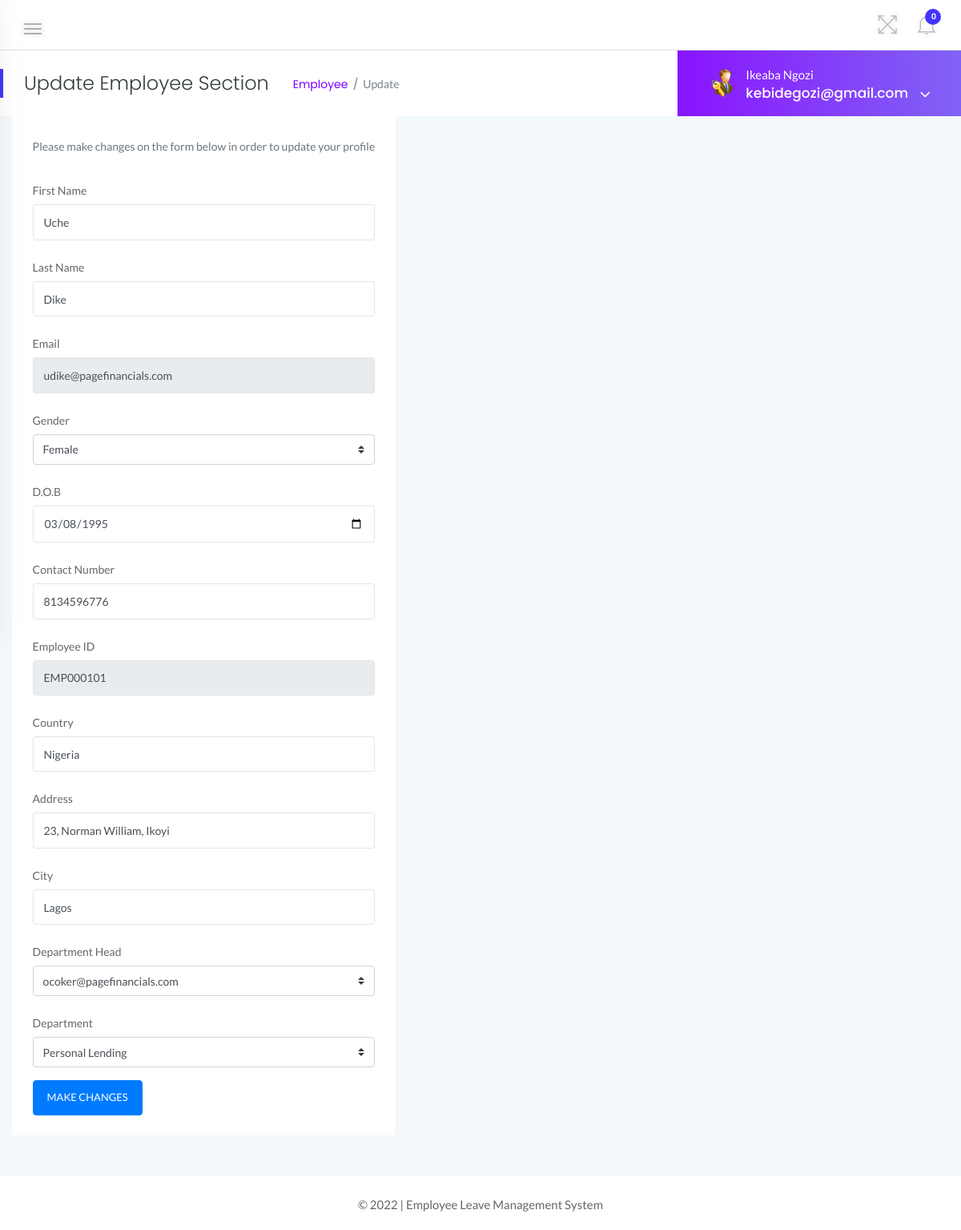
/admin/update-employee.php?empid=1 (signed in), run on the app's committed database.
### tables this page shows
CREATE TABLE `employees` (
  `id` int NOT NULL,
  `EmployeeId` varchar(100) NOT NULL,
  `FirstName` varchar(150) NOT NULL,
  `LastName` varchar(150) NOT NULL,
  `Email` varchar(200) NOT NULL,
  `Password` varchar(180) NOT NULL,
  `Gender` varchar(100) NOT NULL,
  `Dob` varchar(100) NOT NULL,
  `DeptHead` varchar(100) DEFAULT NULL,
  `Department` varchar(255) NOT NULL,
  `Address` varchar(255) NOT NULL,
  `City` varchar(200) NOT NULL,
  `Country` varchar(150) NOT NULL,
  `Phonenumber` char(11) NOT NULL,
  `Status` enum('Active','Deleted','Inactive') NOT NULL DEFAULT 'Active',
  `DateCreated` timestamp NOT NULL DEFAULT CURRENT_TIMESTAMP
);

### admin/update-employee.php (the view, shortened to what this page needs)
<?php
    if(strlen($_SESSION['alogin'])==0){
        Redirect_to('index.php');
    } else {
    ?>
<!doctype html>
<html class="no-js" lang="en">
<head>
    <link rel="stylesheet" href="../assets/css/bootstrap.min.css">
    <link rel="stylesheet" href="../assets/css/font-awesome.min.css">
    <link rel="stylesheet" href="../assets/css/themify-icons.css">
    <link rel="stylesheet" href="../assets/css/metisMenu.css">
    <link rel="stylesheet" href="../assets/css/owl.carousel.min.css">
    <link rel="stylesheet" href="../assets/css/slicknav.min.css">
    <link rel="stylesheet" href="https://www.amcharts.com/lib/3/plugins/export/export.css" type="text/css" media="all" />
    <link rel="stylesheet" href="../assets/css/typography.css">
    <link rel="stylesheet" href="../assets/css/default-css.css">
    <link rel="stylesheet" href="../assets/css/styles.css">
    <link rel="stylesheet" href="../assets/css/responsive.css">
</head>
<body>
    <div class="page-container">
        <div class="main-content">
            <div class="header-area">
                <div class="row align-items-center">
                    <div class="col-md-6 col-sm-8 clearfix">
                        <div class="nav-btn pull-left">
                            <span></span>
                            <span></span>
                            <span></span>
                        </div>
                    </div>
                    <div class="col-md-6 col-sm-4 clearfix">
                        <ul class="notification-area pull-right">
                            <li id="full-view"><i class="ti-fullscreen"></i></li>
                            <?php include '../includes/admin-notification.php'?>
                        </ul>
                    </div>
                </div>
            </div>
            <div class="page-title-area">
                <div class="row align-items-center">
                    <div class="col-sm-6">
                        <div class="breadcrumbs-area clearfix">
                            <h4 class="page-title pull-left">Update Employee Section</h4>
                            <ul class="breadcrumbs pull-left">
                                <li><a href="employees.php">Employee</a></li>
                                <li><span>Update</span></li>
                            </ul>
                        </div>
                    </div>
                    <div class="col-sm-6 clearfix">
                    <?php include 'admin-profile-section.php'; ?>
                    </div>
                </div>
            </div>
            <div class="main-content-inner">
                <div class="row">
                <div class="col-lg-6 col-ml-12">
                        <div class="row">
                                <div class="card">
                                <form name="addemp" method="POST">
                                    <div class="card-body">
                                        <p class="text-muted font-14 mb-4">Please make changes on the form below in order to update your profile</p>
                                        <?php
                                            $eid=intval($_GET['empid']);
                                            $sql = "SELECT * from  employees where id=:eid";
                                            $query = $database->prepare($sql);
                                            $query -> bindParam(':eid',$eid, PDO::PARAM_STR);
                                            $query->execute();
                                            $results=$query->fetchAll(PDO::FETCH_OBJ);
                                            if($query->rowCount() > 0)
                                            {
                                            foreach($results as $result)
                                            {               ?>
                                        <div class="form-group">
                                            <label for="example-text-input" class="col-form-label">First Name</label>
                                            <input class="form-control" name="firstName" value="<?php echo htmlentities($result->FirstName);?>"  type="text" required id="example-text-input">
                                        </div>
                                        <div class="form-group">
                                            <label for="example-text-input" class="col-form-label">Last Name</label>
                                            <input class="form-control" name="lastName" value="<?php echo htmlentities($result->LastName);?>" type="text" autocomplete="off" required id="example-text-input">
                                        </div>
                                        <div class="form-group">
                                            <label for="example-email-input" class="col-form-label">Email</label>
                                            <input class="form-control" name="email" type="email"  value="<?php echo htmlentities($result->Email);?>" readonly autocomplete="off" required id="example-email-input">
                                        </div>
                                        <div class="form-group">
                                            <label class="col-form-label">Gender</label>
                                            <select class="custom-select" name="gender" autocomplete="off">
                                                <option value="<?php echo htmlentities($result->Gender);?>"><?php echo htmlentities($result->Gender);?></option>
                                            </select>
                                        </div>
                                        <div class="form-group">
                                            <label for="example-date-input" class="col-form-label">D.O.B</label>
                                            <input class="form-control" type="date" name="dob" id="birthdate" value="<?php echo htmlentities($result->Dob);?>">
                                        </div>
                                        <div class="form-group">
                                            <label for="example-text-input" class="col-form-label">Contact Number</label>
                                            <input class="form-control" name="mobileno" type="tel" value="<?php echo htmlentities($result->Phonenumber);?>" maxlength="10" autocomplete="off" required>
                                        </div>
                                        <div class="form-group">
                                            <label for="example-text-input" class="col-form-label">Employee ID</label>
                                            <input class="form-control" name="empcode" type="text" autocomplete="off" readonly required value="<?php echo htmlentities($result->EmployeeId);?>" id="example-text-input">
                                        </div>
                                        <div class="form-group">
                                            <label for="example-text-input" class="col-form-label">Country</label>
                                            <input class="form-control" name="country" type="text"  value="<?php echo htmlentities($result->Country);?>" autocomplete="off" required id="example-text-input">
                                        </div>
                                        <div class="form-group">
                                            <label for="example-text-input" class="col-form-label">Address</label>
                                            <input class="form-control" name="address" type="text"  value="<?php echo htmlentities($result->Address);?>" autocomplete="off" required>
                                        </div>
                                        <div class="form-group">
                                            <label for="example-text-input" class="col-form-label">City</label>
                                            <input class="form-control" name="city" type="text"  value="<?php echo htmlentities($result->City);?>" autocomplete="off" required>
                                        </div>
                                        <div class="form-group">
                                            <label class="col-form-label">Department Head</label>
                                            <select class="custom-select" name="depthead" autocomplete="off">
                                            <option value="<?php echo htmlentities($result->DeptHead);?>"><?php echo htmlentities($result->DeptHead);?></option>
                                        </select>
                                        </div>
                                        <div class="form-group">
                                            <label class="col-form-label">Department</label>
                                            <select class="custom-select" name="department" autocomplete="off">
                                            <option value="<?php echo htmlentities($result->Department);?>"><?php echo htmlentities($result->Department);?></option>
                                        </select>
                                        </div>
                                        <?php }
                                        }?>
                                        <button class="btn btn-primary" name="update" id="update" type="submit">MAKE CHANGES</button>
                                    </div>
                                </form>
                                </div>
                            </div>
                        </div>
                    </div>
                </div>
                </div>
            </div>
            <?php include '../includes/footer.php' ?>
</body>
</html>
<?php } ?>

### admin/admin-logged.php (shortened to what this page needs)
<?php
$adminid = $_SESSION['alogin'];
$sql = "SELECT * from  admin WHERE id = :alogin";
$query = $database->prepare($sql);
$query->bindParam(':alogin', $adminid, PDO::PARAM_STR);
$query->execute();
$results = $query->fetchAll(PDO::FETCH_OBJ);
if ($query->rowCount() > 0) {
    foreach ($results as $result) {    ?>
        <p style="color:white;"><?php echo htmlentities($result->Fullname); ?></p>
        <span><?php echo htmlentities($result->Email) ?></span>
<?php }
}
?>

### assets/css/styles.css (style rules this page uses)
.page-container { width: 100%; height: 100%; min-height: 100vh; padding-left: 280px; -webkit-transition: padding-left 0.3s ease 0s; transition: padding-left 0.3s ease 0s; }
.sbar_collapsed.page-container { padding-left: 0; }
.card { border: none; border-radius: 4px; background-color: #fff; -webkit-transition: all 0.3s ease 0s; transition: all 0.3s ease 0s; }
.card-body { padding: 25.6px; padding: 1.6rem; }
.main-content { width: 100%; background: #f3f8fb; }
.main-content-inner { padding: 0 30px 50px; }
.header-area { padding: 15px 30px; background: #fff; border-bottom: 1px solid #d8e3e7; }
.nav-btn { margin: 10px 30px 0 0; cursor: pointer; }
.nav-btn span { display: block; width: 22px; height: 2px; background: #b3aaaa; margin: 4px 0; border-radius: 15px; -webkit-transition: all 0.3s ease 0s; transition: all 0.3s ease 0s; box-shadow: 0 0 0 4px rgba(99, 96, 96, 0.03); }
.nav-btn span:nth-child(2) { opacity: 0; }
.nav-btn span:first-child { -webkit-transform: rotate(45deg) translate(5px, 5px); transform: rotate(45deg) translate(5px, 5px); }
.nav-btn span:last-child { -webkit-transform: rotate(-45deg) translate(3px, -3px); transform: rotate(-45deg) translate(3px, -3px); }
.sbar_collapsed .nav-btn span { transform: none; opacity: 1; }
.notification-area { -webkit-user-select: none; -moz-user-select: none; -ms-user-select: none; user-select: none; position: relative; z-index: 1; }
.notification-area li { display: inline-block; margin-left: 20px; cursor: pointer; -webkit-user-select: none; -moz-user-select: none; -ms-user-select: none; user-select: none; }
.notification-area li > i { font-size: 26px; color: #bdbcbc; vertical-align: middle; text-shadow: 0 0 8px rgba(0, 0, 0, 0.12); -webkit-transition: color 0.3s ease 0s; transition: color 0.3s ease 0s; }
.notification-area li#full-view { display: inline-block; }
.page-title-area { padding: 0 30px; background: #fff; position: relative; }
.page-title-area:before { content: ""; position: absolute; left: 0; top: 50%; width: 4px; height: 36px; background: var(--primary-color); -webkit-transform: translateY(-50%); transform: translateY(-50%); }
.page-title { font-size: 24px; font-weight: 300; color: #313b3d; letter-spacing: 0; margin-right: 30px; }
ul.breadcrumbs { margin-top: 4px; }
.breadcrumbs li { display: inline-block; }
.breadcrumbs li a, .breadcrumbs li span { display: block; font-size: 14px; font-weight: 400; color: #7801ff; letter-spacing: 0; margin-right: 16px; position: relative; }
.breadcrumbs li a:before { content: "/"; color: #768387; position: absolute; right: -13px; top: 0; }
.breadcrumbs li span { margin-right: 0; color: #768387; text-transform: capitalize; }
.btn { padding: 11px 17px; font-size: 13px; letter-spacing: 0; }
.form-control, .form-control:focus { outline: none; box-shadow: none; }
.form-control { font-size: 14px; border: 1px solid rgba(170, 170, 170, 0.3); padding: 10.72px 12.8px; padding: 0.67rem 0.8rem; }
label { font-weight: 500; color: #666; display: inline-block; margin-bottom: 8px; margin-bottom: 0.5rem; }
.font-14 { font-size: 14px; }

### data on the page
employees: firstName "Uche", lastName "Dike", email "udike@pagefinancials.com", gender "Female", dob "03/08/1995", mobileno "8134596776", empcode "EMP000101", country "Nigeria", address "23, Norman William, Ikoyi", city "Lagos", depthead "ocoker@pagefinancials.com", department "Personal Lending"

### other printed values
$unreadcount "0"
$result->Fullname "Ikeaba Ngozi"
$result->Email "kebidegozi@gmail.com"
